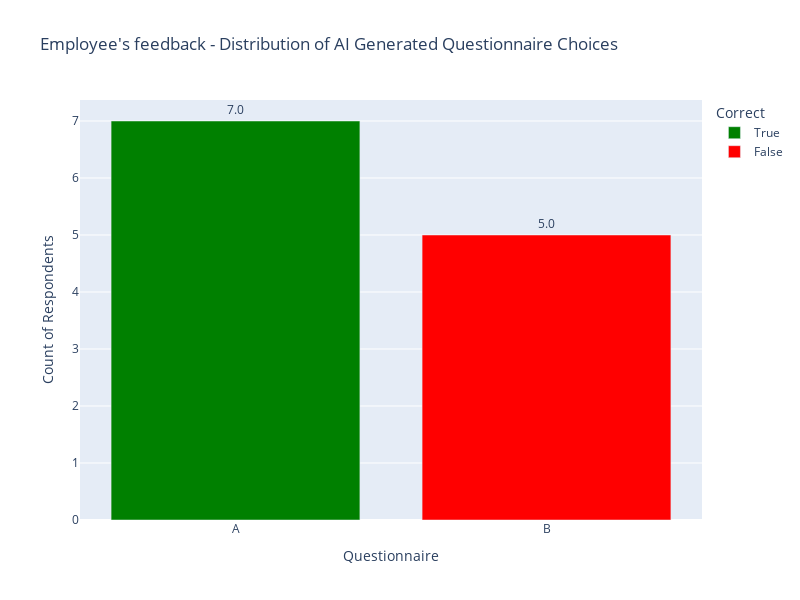
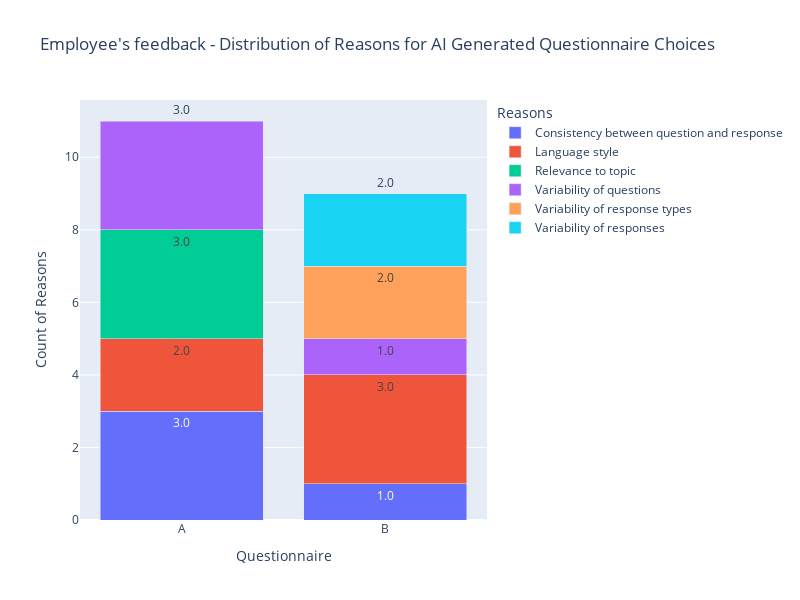

Here is the notebook cell these charts were saved with, in order:
### Code cell
fig1, fig2 = plot_questionnaire_analysis(ef_results, "Employee's feedback", "Employee's feedback - Which Questionnaire is AI Generated?", "Why the questionnaire you chose is, according to you, AI generated?", "A")

fig1.show()
fig2.show()

### Figure 1 — Plotly figure (JSON) as saved in the notebook; plotly's stock layout.template omitted (floating-point values rounded to 4 significant figures)
{"data": [{"alignmentgroup": "True", "hovertemplate": "Correct=True<br>Questionnaire=%{x}<br>Count of Respondents=%{text}<extra></extra>", "legendgroup": "True", "marker": {"color": "green", "pattern": {"shape": ""}}, "name": "True", "offsetgroup": "True", "orientation": "v", "showlegend": true, "text": [7], "textposition": "outside", "texttemplate": "%{text:.2s}", "type": "bar", "x": ["A"], "xaxis": "x", "y": [7], "yaxis": "y"}, {"alignmentgroup": "True", "hovertemplate": "Correct=False<br>Questionnaire=%{x}<br>Count of Respondents=%{text}<extra></extra>", "legendgroup": "False", "marker": {"color": "red", "pattern": {"shape": ""}}, "name": "False", "offsetgroup": "False", "orientation": "v", "showlegend": true, "text": [5], "textposition": "outside", "texttemplate": "%{text:.2s}", "type": "bar", "x": ["B"], "xaxis": "x", "y": [5], "yaxis": "y"}], "layout": {"barmode": "relative", "height": 600, "legend": {"title": {"text": "Correct"}, "tracegroupgap": 0}, "title": {"text": "Employee's feedback - Distribution of AI Generated Questionnaire Choices"}, "uniformtext": {"minsize": 8, "mode": "hide"}, "width": 800, "xaxis": {"anchor": "y", "domain": [0, 1], "title": {"text": "Questionnaire"}}, "yaxis": {"anchor": "x", "domain": [0, 1], "title": {"text": "Count of Respondents"}}}}

### Figure 2 — Plotly figure (JSON) as saved in the notebook; plotly's stock layout.template omitted (floating-point values rounded to 4 significant figures)
{"data": [{"alignmentgroup": "True", "hovertemplate": "Reasons=Consistency between question and response<br>Questionnaire=%{x}<br>Count of Reasons=%{text}<extra></extra>", "legendgroup": "Consistency between question and response", "marker": {"color": "#636efa", "pattern": {"shape": ""}}, "name": "Consistency between question and response", "offsetgroup": "Consistency between question and response", "orientation": "v", "showlegend": true, "text": [3, 1], "textposition": "outside", "texttemplate": "%{text:.2s}", "type": "bar", "x": ["A", "B"], "xaxis": "x", "y": [3, 1], "yaxis": "y"}, {"alignmentgroup": "True", "hovertemplate": "Reasons=Language style<br>Questionnaire=%{x}<br>Count of Reasons=%{text}<extra></extra>", "legendgroup": "Language style", "marker": {"color": "#EF553B", "pattern": {"shape": ""}}, "name": "Language style", "offsetgroup": "Language style", "orientation": "v", "showlegend": true, "text": [2, 3], "textposition": "outside", "texttemplate": "%{text:.2s}", "type": "bar", "x": ["A", "B"], "xaxis": "x", "y": [2, 3], "yaxis": "y"}, {"alignmentgroup": "True", "hovertemplate": "Reasons=Relevance to topic<br>Questionnaire=%{x}<br>Count of Reasons=%{text}<extra></extra>", "legendgroup": "Relevance to topic", "marker": {"color": "#00cc96", "pattern": {"shape": ""}}, "name": "Relevance to topic", "offsetgroup": "Relevance to topic", "orientation": "v", "showlegend": true, "text": [3], "textposition": "outside", "texttemplate": "%{text:.2s}", "type": "bar", "x": ["A"], "xaxis": "x", "y": [3], "yaxis": "y"}, {"alignmentgroup": "True", "hovertemplate": "Reasons=Variability of questions<br>Questionnaire=%{x}<br>Count of Reasons=%{text}<extra></extra>", "legendgroup": "Variability of questions", "marker": {"color": "#ab63fa", "pattern": {"shape": ""}}, "name": "Variability of questions", "offsetgroup": "Variability of questions", "orientation": "v", "showlegend": true, "text": [3, 1], "textposition": "outside", "texttemplate": "%{text:.2s}", "type": "bar", "x": ["A", "B"], "xaxis": "x", "y": [3, 1], "yaxis": "y"}, {"alignmentgroup": "True", "hovertemplate": "Reasons=Variability of response types<br>Questionnaire=%{x}<br>Count of Reasons=%{text}<extra></extra>", "legendgroup": "Variability of response types", "marker": {"color": "#FFA15A", "pattern": {"shape": ""}}, "name": "Variability of response types", "offsetgroup": "Variability of response types", "orientation": "v", "showlegend": true, "text": [2], "textposition": "outside", "texttemplate": "%{text:.2s}", "type": "bar", "x": ["B"], "xaxis": "x", "y": [2], "yaxis": "y"}, {"alignmentgroup": "True", "hovertemplate": "Reasons=Variability of responses<br>Questionnaire=%{x}<br>Count of Reasons=%{text}<extra></extra>", "legendgroup": "Variability of responses", "marker": {"color": "#19d3f3", "pattern": {"shape": ""}}, "name": "Variability of responses", "offsetgroup": "Variability of responses", "orientation": "v", "showlegend": true, "text": [2], "textposition": "outside", "texttemplate": "%{text:.2s}", "type": "bar", "x": ["B"], "xaxis": "x", "y": [2], "yaxis": "y"}], "layout": {"barmode": "stack", "height": 600, "legend": {"title": {"text": "Reasons"}, "tracegroupgap": 0}, "title": {"text": "Employee's feedback - Distribution of Reasons for AI Generated Questionnaire Choices"}, "uniformtext": {"minsize": 8, "mode": "hide"}, "width": 800, "xaxis": {"anchor": "y", "domain": [0, 1], "title": {"text": "Questionnaire"}}, "yaxis": {"anchor": "x", "domain": [0, 1], "title": {"text": "Count of Reasons"}}}}
